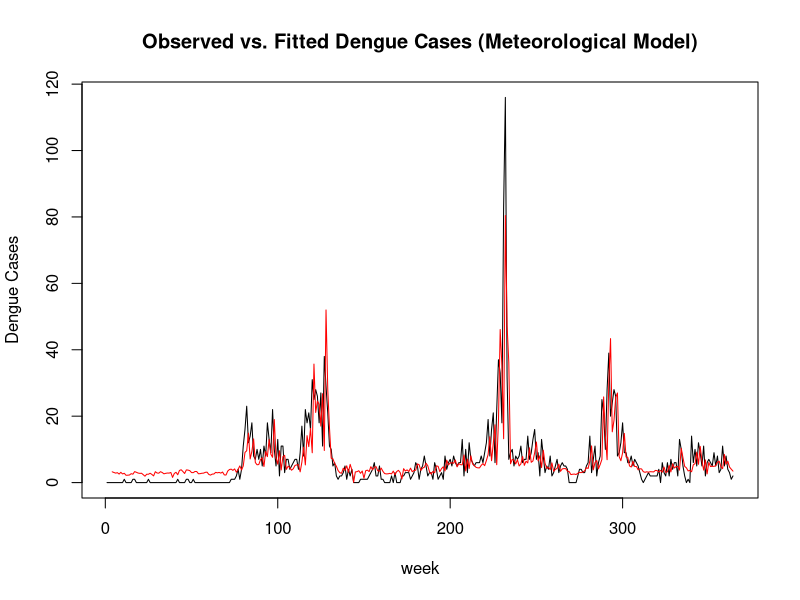
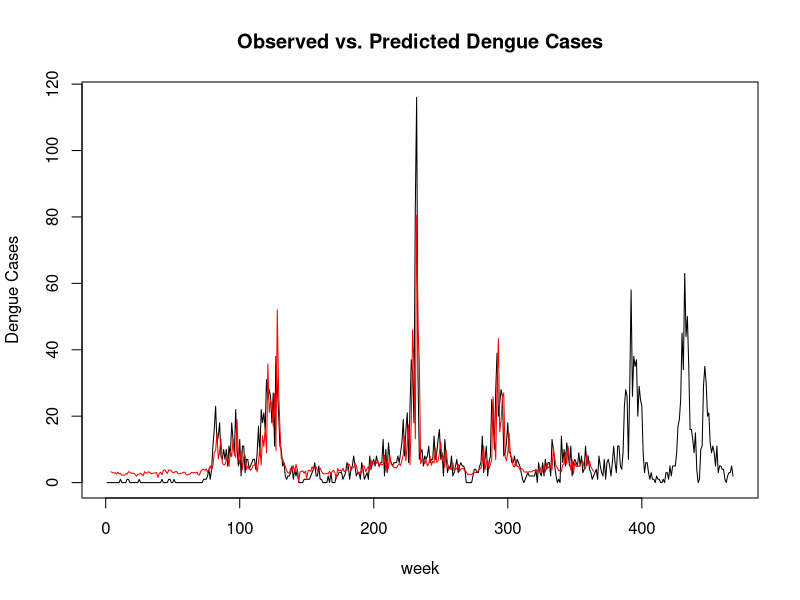
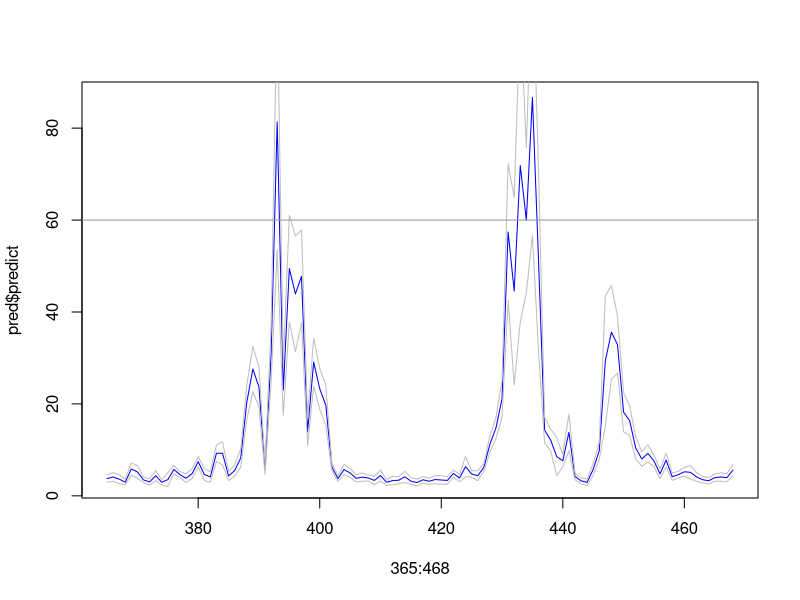

These figures' R source, in order: (Note: this script raises an error after producing the figures.)
setwd("~/Doks/Uni/Epidemiologie/Master Thesis/Thesis-Code/Data")
Iquitos <- read.csv("../Data/Iquitos_total2.csv")

library(mgcv)
form <- as.formula("total_cases ~s(total_cases1,k=4)+s(DTR3,k=4)+s(precipitation_amount3,k=4)+s(relative_humidity3,k=4)")
#form <- as.formula("total_cases ~ s(total_cases,k=4)+s(total_cases1,k=4)+s(precipitation_amount5,k=4)+s(specific_humidity5,k=4)")

training <- Iquitos[1:364,]

attach(training)
mod.train <- mgcv::gam(form, family=quasipoisson, na.action=na.exclude, data=training)
summary(mod.train)
concurvity(mod.train)

par(mfrow=c(1,1))
p <- fitted.values(mod.train)
plot(training$total_cases, type="l",ylab="Dengue Cases", xlab="week",
     main="Observed vs. Fitted Dengue Cases (Meteorological Model)")
points(predict(mod.train, type="response"),type="l", col="red")

sqrt(mean((training$total_cases-p)^2,na.rm=T))
sqrt(mean((training$total_cases-p)^2,na.rm=T))/sqrt(mean((training$total_cases)^2))
detach(training)

f.total <- Iquitos
### testing
attach(f.total)
preddata <- data.frame(total_cases,total_cases1,precipitation_amount3,relative_humidity3,DTR3)
f.total$predict<-predict(mod.train, type="response", newdata=as.data.frame(preddata))
pred <-predict(mod.train, type="response", newdata=as.data.frame(preddata),se.fit = T)
#####
preddata <- transform(preddata, fitted = pred$fit)
# 95% confidence interval
preddata <- transform(preddata, 
                      upper = fitted + (1.96 * pred$se.fit),
                      lower = fitted - (1.96 * pred$se.fit))

p <- f.total$predict
train <- f.total[1:364,]
pred <- f.total[365:468,]
preddata <- preddata[365:468,]

par(mfrow=c(1,1))
plot(f.total$total_cases, type="l",ylab="Dengue Cases", xlab="week",
     main="Observed vs. Predicted Dengue Cases")
points(train$predict,type="l", col="red")
plot(365:468,pred$predict,type="l", col="blue")
points(365:468,preddata$upper, type="l", col="grey")
points(365:468,preddata$lower,type="l", col="grey")
abline(h=60, col = "gray60")

#for training data
sqrt(mean((train$total_cases-train$predict)^2,na.rm=T))/sqrt(mean((train$total_cases)^2))
#for validation data 2011-2013
sqrt(mean((pred$total_cases-pred$predict)^2,na.rm=T))
sqrt(mean((pred$total_cases-pred$predict)^2,na.rm=T))/sqrt(mean((pred$total_cases)^2))

preddata <- preddata%>%
  mutate(CI_cov = between(total_cases,lower,upper))
summary(preddata$CI_cov)
23/104
